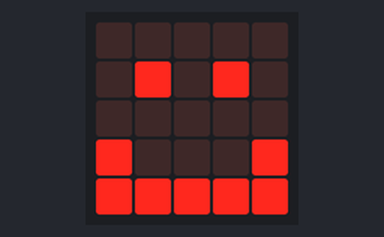
Simulated run of this program. Board: BBC micro:bit (MakeCode). Parts: the board's 5×5 LED display. The compass is already calibrated. At 6.1 s the program stops and its outputs stay as they are.

Above: at 0.2 s.
At 0.6 s:
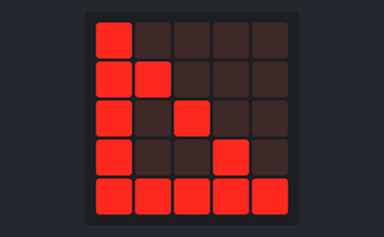

The program:

main.ts
```typescript
input.calibrateCompass()
music.changeTempoBy(68)
basic.showLeds(`
    . . . . .
    . # . # .
    . . . . .
    # . . . #
    # # # # #
    `)
for (let index = 0; index < 1; index++) {
    basic.showIcon(IconNames.LeftTriangle)
    basic.pause(5000)
}
```

test.ts
```typescript
// testes vão aqui; isto não será compilado quando este pacote for usado como uma extensão.
```

Measured:
- what the display in image 0 shows lasts 0.4 s, from 0.1 s to 0.5 s
